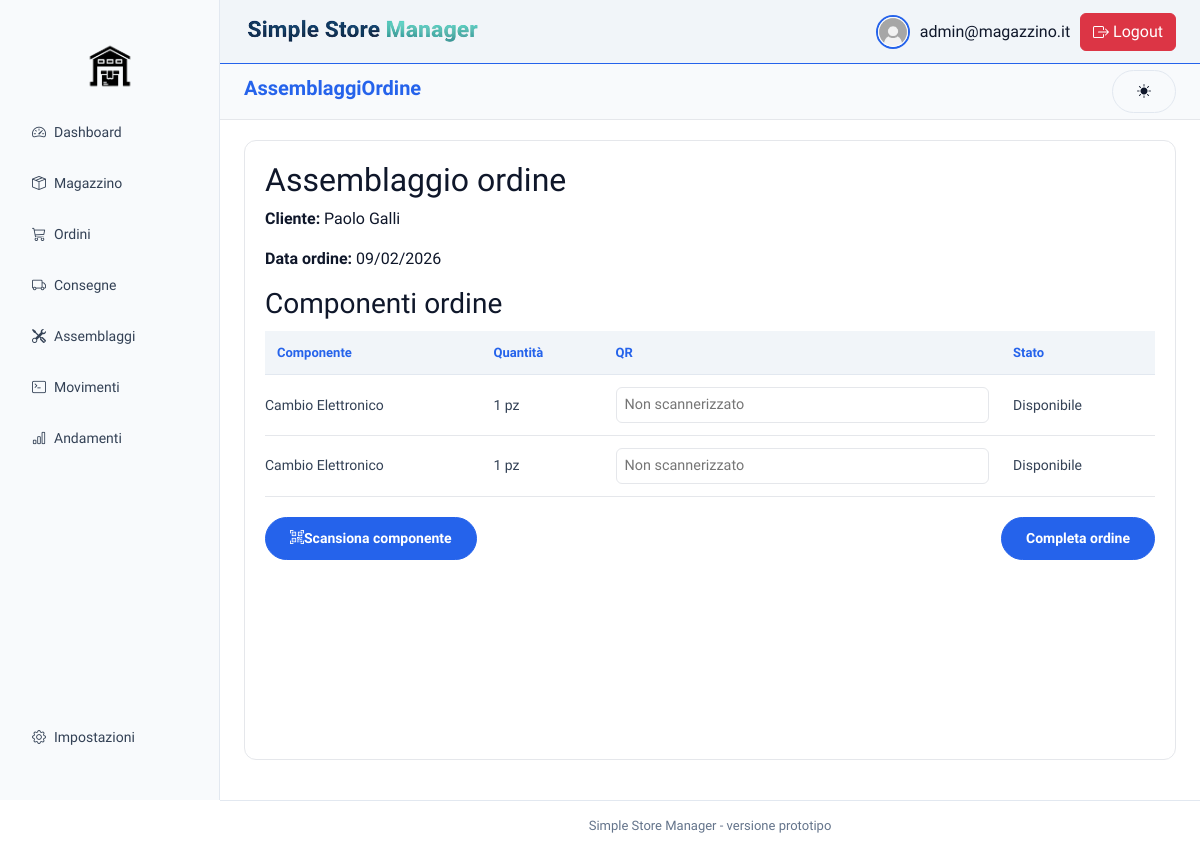
The page /index.php?page=assemblaggiOrdine&id_ordine=5 (signed in) on the database as committed earlier.
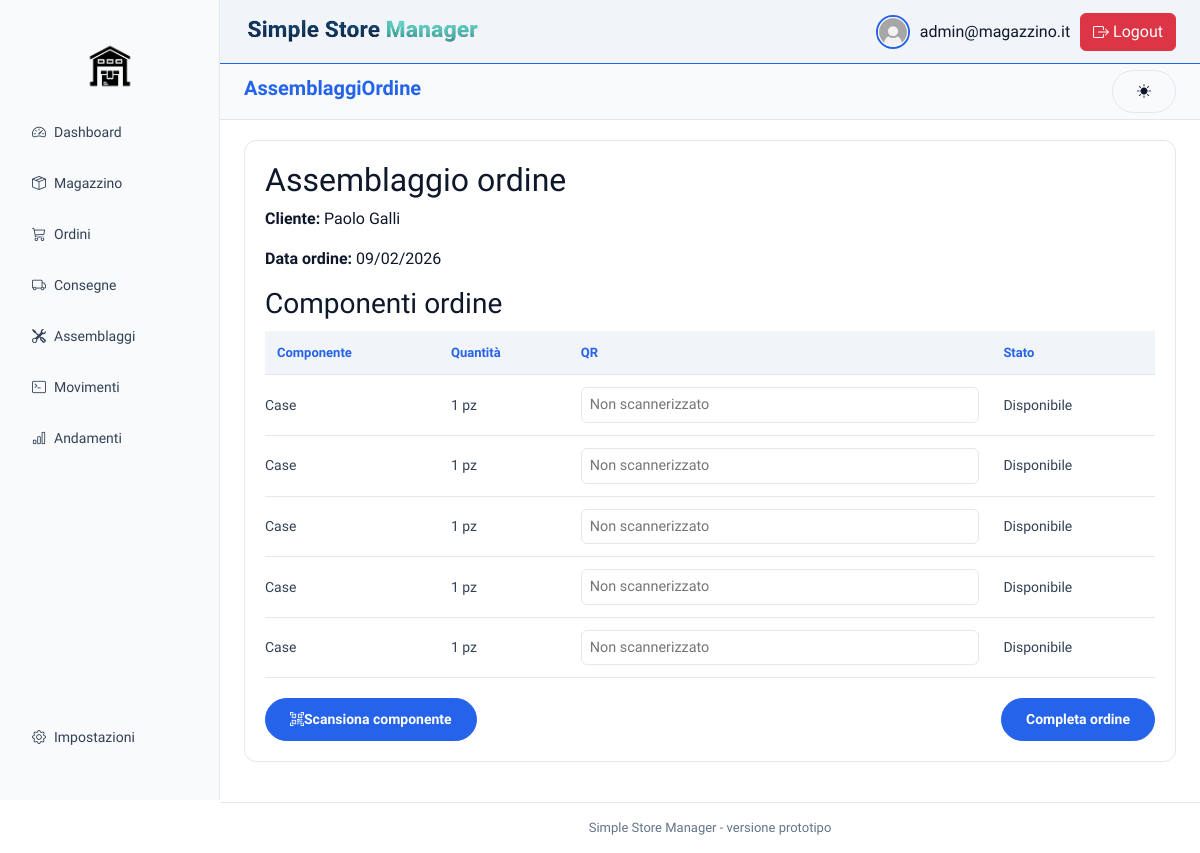
The same page on the database as committed later.
### tables this page shows
CREATE TABLE `righe_ordini` (
  `id_ordine` int(5) NOT NULL,
  `id_componente` int(5) NOT NULL,
  `quantita` int(5) NOT NULL
);

CREATE TABLE `componenti` (
  `id` int(5) NOT NULL,
  `sku` varchar(50) NOT NULL,
  `nome` varchar(30) NOT NULL,
  `qrcode` varchar(100) DEFAULT NULL,
  `unita_misura` varchar(10) DEFAULT NULL,
  `tipo` enum('RAW','ASSEMBLY') NOT NULL
);

CREATE TABLE `stock` (
  `id_componente` int(11) NOT NULL,
  `quantita` int(11) NOT NULL DEFAULT 0,
  `ultima_modifica` datetime NOT NULL DEFAULT current_timestamp() ON UPDATE current_timestamp()
);

### backend/controller/roleCntrl.php (called while the page is built, shortened)
<?php
$menu = [
    'Dashboard'   => 'speedometer2',
    'Magazzino'   => 'box-seam',
    'Ordini'      => 'cart3',
    'Consegne'    => 'truck',
    'Assemblaggi' => 'tools',
    'Movimenti'   => 'terminal',
    'Andamenti'   => 'bar-chart'
];
$bottomMenu = [
    'Impostazioni'=> 'gear'
];
?>

### backend/query/ordini.php (called while the page is built, shortened)
<?php
function getDettagliOrdine($id){
    $pdo=connect();
    $sql = "SELECT c.nome,r.quantita, c.unita_misura,r.id_componente
            FROM ordini o
            JOIN righe_ordini r ON o.id = r.id_ordine
            JOIN componenti c ON r.id_componente = c.id
            WHERE o.id = :id;";
    $stmt = $pdo->prepare($sql);
    $stmt->execute([':id' => $id]);
    return $stmt->fetchAll(PDO::FETCH_ASSOC);
}
?>

### backend/query/componenti.php (called while the page is built, shortened)
<?php
function getStock($id_componente){
    $pdo=connect();
    $sql = "SELECT quantita FROM stock WHERE id_componente = :id_componente;";
    $stmt = $pdo->prepare($sql);
    $stmt->execute([':id_componente' => $id_componente]);
    return $stmt->fetchColumn();
}
?>

### frontend/assemblaggiOrdine/tabellaOrdine.php (the view)
<?php
function renderComponenteOrdine($componente, $livello = 0)
{
    $stockDisponibile = getStock($componente['id_componente']);
    $quantitaDaGenerare = $componente['quantita'];
    for ($i = 1; $i <= $quantitaDaGenerare; $i++) {
        $qrIndex = $i;
        ?>
        <tr class="assembly-node" data-component-id="<?= $componente['id_componente'] ?>" data-level="<?= $livello ?>">
            <td style="padding-left: <?= $livello * 20 ?>px;">
                <?= htmlspecialchars($componente['nome']) ?>
            </td>
            <td>1 <?= htmlspecialchars($componente['unita_misura']) ?></td>
            <td>
                <input type="text" name="componenti_finali[<?= $componente['id_componente'] ?>][<?= $qrIndex ?>]"
                       class="<?= ($stockDisponibile > 0) ? 'component-qr qr-final' : '' ?>"
                       data-componente-id="<?= $componente['id_componente'] ?>"
                       value="<?= ($stockDisponibile > 0) ? '' : 'ASSEMBLY' ?>"
                       readonly
                       placeholder="Non scannerizzato">
            </td>
            <td>
                <span class="node-status <?= ($stockDisponibile > 0) ? 'ready' : 'pending' ?>">
                    <?= ($stockDisponibile > 0) ? 'Disponibile' : 'Da assemblare' ?>
                </span>
            </td>
        </tr>
        <?php
        if ($stockDisponibile <= 0) {
            $children = getPartiComponente($componente['id_componente']);
            foreach ($children as $child) {
                renderComponenteOrdine([
                    'id_componente' => $child['id'],
                    'nome' => $child['nome'],
                    'quantita' => $child['quantita'],
                    'unita_misura' => $child['unita_misura']
                ], $livello + 1);
            }
        } else {
            $stockDisponibile--;
        }
    }
}
?>

### frontend/sidebar/sidebar.php (shortened to what the changed rows need)
<?php
require_once 'backend/controller/roleCntrl.php';
?>
<aside class="sidebar d-flex flex-column justify-content-between">
    <div>
        <ul class="nav nav-pills flex-column gap-1">
            <?php foreach ($menu as $pagina => $icona): ?>
                <?php $pageSlug = lcfirst($pagina); ?>
                <li class="nav-item">
                    <a href="?page=<?= $pageSlug ?>"
                       class="nav-link d-flex align-items-center gap-2 <?= ($page === $pageSlug) ? 'active' : '' ?>">
                        <i class="bi bi-<?= $icona ?>"></i>
                        <?= $pagina ?>
                    </a>
                </li>
            <?php endforeach; ?>
        </ul>
    </div>
        <ul class="nav nav-pills flex-column gap-1 mb-3">
            <?php foreach ($bottomMenu as $pagina => $icona): ?>
                <?php $pageSlug = lcfirst($pagina); ?>
                <li class="nav-item">
                    <a href="?page=<?= $pageSlug ?>"
                    class="nav-link d-flex align-items-center gap-2 <?= ($page === $pageSlug) ? 'active' : '' ?>">
                        <i class="bi bi-<?= $icona ?>"></i>
                        <?= $pagina ?>
                    </a>
                </li>
            <?php endforeach; ?>
        </ul>
</aside>

### frontend/assemblaggiOrdine/assemblaggiOrdine.php (shortened to what the changed rows need)
<?php
require_once 'backend/query/ordini.php';
require_once 'backend/query/componenti.php';
if ($_SERVER['REQUEST_METHOD'] === 'GET' && isset($_GET['id_ordine'])) {
  $id_ordine = (int)$_GET['id_ordine'];
  $dettagli  = getDettagliOrdine($id_ordine);
}
require_once 'frontend/assemblaggiOrdine/tabellaOrdine.php';
?>
<main class="content">
  <section class="assembly-card">
    <h2 class="section-title">Assemblaggio ordine</h2>
    <form id="assemblaggioOrdineForm" method="POST" action="backend/controller/assemblaggiOrdineCntrl.php">
      <table class="assembly-table">
        <thead>
          <tr>
            <th>Componente</th>
            <th>Quantità</th>
            <th>QR</th>
            <th>Stato</th>
          </tr>
        </thead>
        <tbody>
          <?php foreach ($dettagli as $componenteOrdine): ?>
            <?php renderComponenteOrdine($componenteOrdine); ?>
          <?php endforeach; ?>
        </tbody>
      </table>
    </form>
  </section>
</main>

Rows that differ between the two databases and show on the page:
removed righe_ordini: id_componente.nome "Cambio Elettronico", id_componente.unita_misura "pz"
added righe_ordini: id_componente.nome "Case", id_componente.unita_misura "pz"
